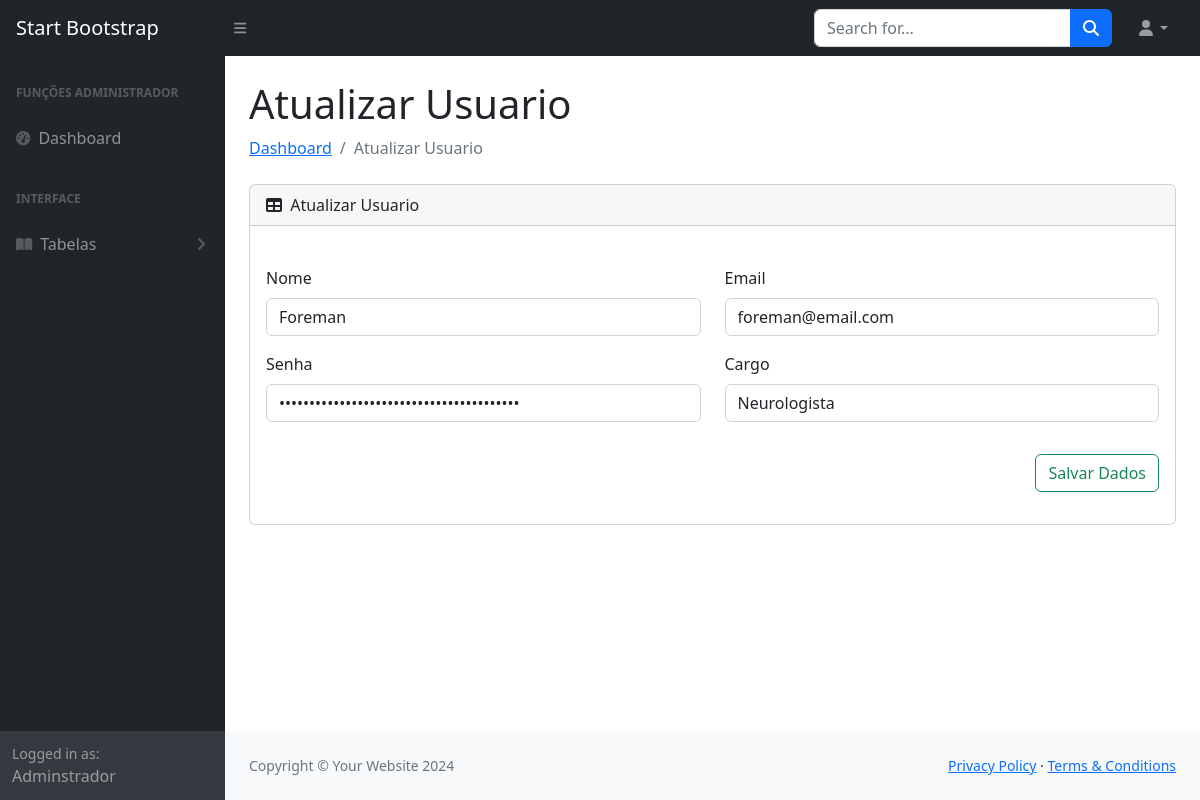
Screenshot of /sistema.php?pagina=atualizarUsuario&id=6 (signed in) with the database file from the repository.
### tables this page shows
CREATE TABLE `usuarios` (
  `id` int NOT NULL,
  `nome` varchar(40) NOT NULL,
  `email` varchar(50) NOT NULL,
  `cpf` varchar(15) NOT NULL,
  `senha` varchar(40) NOT NULL,
  `tipoAcesso` varchar(10) NOT NULL,
  `cargo` varchar(40) NOT NULL,
  `criadoEm` timestamp NOT NULL DEFAULT CURRENT_TIMESTAMP,
  `isDeleted` varchar(1) DEFAULT NULL
);

### sistema.php (called while the page is built, shortened)
<?php
    include_once 'models/Config.php';
    include_once 'controllers/validate.php';
    function pageContent(){
        validarPagina();
    }
    include_once 'views/layout.php';
?>

### models/Config.php (called while the page is built, shortened)
<?php
    class Config {
        public static $project = "Atividades_CursoPHP/Modulo04/ExercicioDeProgressaoDeModulo/sistema";
        public static function urlBase(){
            return "http://".$_SERVER['SERVER_NAME']."/".self::$project;
        }
    }

### models/Manager.php (called while the page is built, shortened)
<?php
	class Manager extends Connect{
		public function select_common($table, $fields, $filters, $query_extra){
			$pdo = parent::get_instance();
			$query = "SELECT ";
			if($fields != null){
				$query .= implode(", ", $fields);
			}else{
				$query .= "*";
			}
			$query .= " FROM $table";
			if($filters != null){
				$query .= " WHERE ";
				foreach ($filters as $key => $value) {
					$query .= "$key=:$key AND ";
				}
				$query = substr($query, 0, -4);
			}
			$statement = $pdo->prepare($query);
			if($filters != null){
				foreach ($filters as $key => $value) {
					$filters[$key] = filter_var($value);
				}
				foreach ($filters as $key => $value) {
					$statement->bindValue(":$key", $value, PDO::PARAM_STR);
				}
			}
			$statement->execute();
			$data = [];
			if($statement->rowCount()){
				while($result = $statement->fetch(PDO::FETCH_ASSOC)){
					$data[] = $result;
				}
			}else{
				return false;
			}
			return $data;
		}
	}
?>

### views/modulos/clientes/atualizar.php (the view, shortened to what this page needs)
<div class="container-fluid px-4">
    <h1 class="mt-4"><?= $titleSection; ?></h1>
    <ol class="breadcrumb mb-4">
        <li class="breadcrumb-item"><a href="#">Dashboard</a></li>
        <li class="breadcrumb-item active"><?= $titleSection; ?></li>
    </ol>
    <div class="card mb-4">
        <div class="card-header">
            <i class="fas fa-table me-1"></i>
            <?= $titleSection; ?>
        </div>
        <div class="card-body">
            <form action="<?=Config::urlBase();?>/controllers/Cliente.php" method="POST" class="form-horizontal mt-4" enctype="multipart/form-data" >
                <div class="row">
                    <div class="col-6">
                        <div class="mb-3">
                            <label for="exampleFormControlInput1" class="form-label"><span class="iconify" data-icon="wpf:name" style="color: #198754;"></span> Nome </label>
                            <input name="nome" type="text" class="form-control" id="exampleFormControlInput1" placeholder1="Nome do Produto" value="<?=$data['nome'];?>" required>
                        </div>
                    </div>
                    <div class="col-6">
                        <div class="mb-3">
                            <label for="exampleFormControlInput1" class="form-label"><span class="iconify" data-icon="wpf:name" style="color: #198754;"></span> Email </label>
                            <input name="email" type="email" class="form-control" id="exampleFormControlInput1" placeholder1="Nome do Produto" value="<?=$data['email'];?>" required>
                        </div>
                    </div>
                    <div class="col-6">
                        <div class="mb-3">
                            <label for="exampleFormControlInput1" class="form-label"><span class="iconify" data-icon="wpf:name" style="color: #198754;"></span> Senha </label>
                            <input name="senha" type="password" class="form-control" id="exampleFormControlInput1" placeholder1="Nome do Produto" value="<?=$data['senha'];?>" required>
                        </div>
                    </div>
                    <div class="col-6">
                        <div class="mb-3">
                            <label for="exampleFormControlInput1" class="form-label"><span class="iconify" data-icon="wpf:name" style="color: #198754;"></span> Cargo </label>
                            <input name="cargo" type="text" class="form-control" id="exampleFormControlInput1" placeholder1="Nome do Produto" value="<?=$data['cargo'];?>" required>
                        </div>
                    </div>
                    <div class="col-12 mt-3">
                        <p class="text-end">
                            <button class="btn btn-outline-success" type="submit">
                                Salvar Dados
                            </button>
                        </p>
                    </div>
                </div>
            </form>
        </div>
    </div>
</div>

### rows the page displays
usuarios: nome "Foreman", email "foreman@email.com", cargo "Neurologista"

### other values shown
$userData[0]['nome'] "Adminstrador"
$titleSection "Atualizar Usuario"
